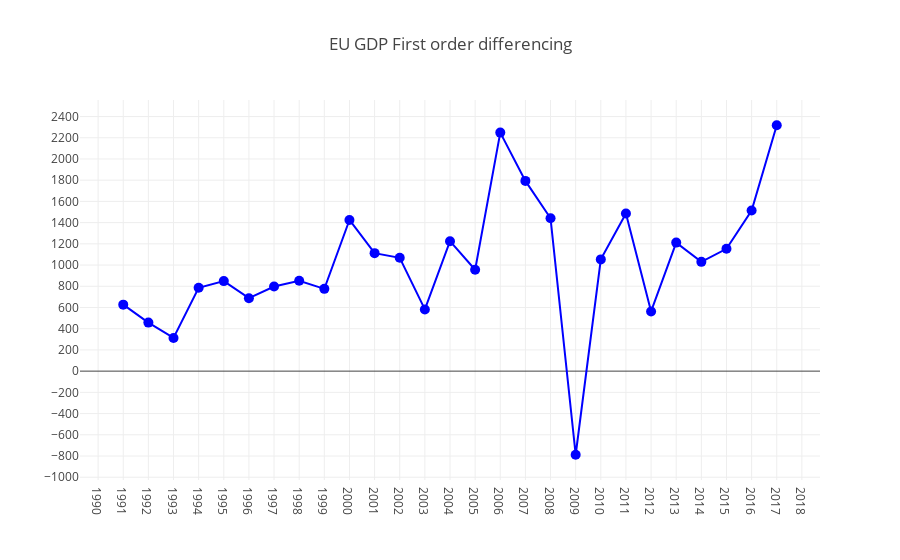

This figure's notebook cell:
### Code cell
#First order differencing
layout = go.Layout(title= 'EU GDP First order differencing',
xaxis = dict(ticks='', nticks=43),
yaxis = dict(nticks=20),legend=dict(x=0.7, y=1))

trace0 = go.Scatter(x=y_diff2.index, y=y_diff2.values, mode = 'lines+markers',name="EU GDPpc PPP $ growth 1990-2017", marker = dict(size=10, color='blue'))
data = [trace0]
fig =go.Figure(data=data, layout=layout)
iplot(fig, filename='heatmap',show_link=False)

### Figure 1 — Plotly figure (JSON) as saved in the notebook; plotly's stock layout.template omitted (floating-point values rounded to 4 significant figures)
{"data": [{"marker": {"color": "blue", "size": 10}, "mode": "lines+markers", "name": "EU GDPpc PPP $ growth 1990-2017", "type": "scatter", "uid": "bb2a38a8-02f7-43c4-8836-5e0f7b7dff96", "x": ["1991", "1992", "1993", "1994", "1995", "1996", "1997", "1998", "1999", "2000", "2001", "2002", "2003", "2004", "2005", "2006", "2007", "2008", "2009", "2010", "2011", "2012", "2013", "2014", "2015", "2016", "2017"], "y": [626.8, 457.6, 313.1, 786.2, 848.5, 687.8, 797.1, 851.5, 775.6, 1425.0, 1112.0, 1069.0, 581.7, 1225.0, 955.5, 2249.0, 1793.0, 1441.0, -788.2, 1053.0, 1487.0, 562.8, 1211.0, 1030.0, 1153.0, 1514.0, 2318.0]}], "layout": {"legend": {"x": 0.7, "y": 1}, "title": {"text": "EU GDP First order differencing"}, "xaxis": {"nticks": 43, "ticks": ""}, "yaxis": {"nticks": 20}}}
